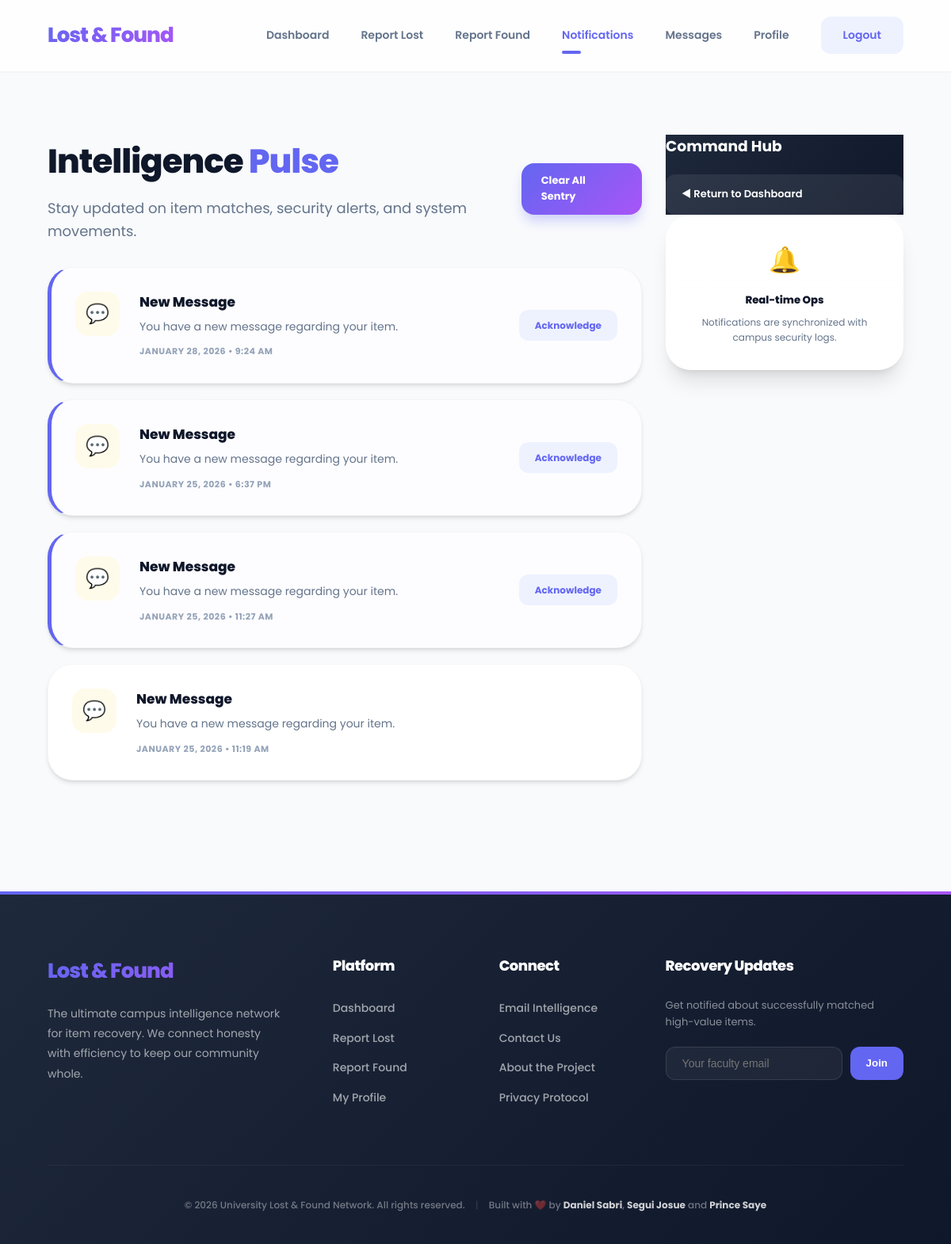
Page /user/notifications.php (signed in) on the committed database.
### tables this page shows
CREATE TABLE `notifications` (
  `id` int(11) NOT NULL,
  `user_id` int(11) DEFAULT NULL,
  `type` varchar(20) DEFAULT 'system',
  `title` varchar(255) DEFAULT NULL,
  `body` text DEFAULT NULL,
  `is_read` tinyint(1) DEFAULT 0,
  `created_at` timestamp NOT NULL DEFAULT current_timestamp()
);

### user/notifications.php (the view, shortened to what this page needs)
<?php
require_once __DIR__ . '/../includes/init.php';
$userId = $_SESSION['user_id'];
$stmt = $pdo->prepare(
    "SELECT * FROM notifications
     WHERE (user_id = ? OR user_id IS NULL)
     ORDER BY created_at DESC"
);
$stmt->execute([$userId]);
$notifications = $stmt->fetchAll(PDO::FETCH_ASSOC);
?>
<!DOCTYPE html>
<html lang="en">
<head>
<link href="<?= BASE_URL ?>/assets/css/theme.css" rel="stylesheet">
</head>
<body>
<nav class="top-nav">
    <div class="nav-brand">Lost & Found</div>
    <div class="nav-links">
        <a href="dashboard.php">Dashboard</a>
        <a href="report-lost.php">Report Lost</a>
        <a href="report-found.php">Report Found</a>
        <a href="notifications.php" class="active">Notifications</a>
        <a href="chat.php">Messages</a>
        <a href="profile.php">Profile</a>
        <a href="<?= BASE_URL ?>/auth/logout.php" class="btn-logout">Logout</a>
    </div>
</nav>
<div class="container">
    <div class="dashboard-layout">
        <main>
            <div class="pulse-container" style="max-width: 100%;">
                <div class="pulse-header" style="margin-bottom: 30px;">
                    <div class="page-intro" style="text-align: left; margin: 0;">
                        <h1>Intelligence <span style="color: var(--color-primary);">Pulse</span></h1>
                        <p>Stay updated on item matches, security alerts, and system movements.</p>
                    </div>
                    <?php if (!empty($notifications)): ?>
                        <a href="?read_all=1" class="btn-primary" style="padding: 12px 25px; font-size: 13px;">Clear All Sentry</a>
                    <?php endif; ?>
                </div>
                <div class="pulse-feed">
                    <?php if (empty($notifications)): ?>
                        <div class="empty-pulse">
                            <span style="font-size: 60px;">📡</span>
                            <h2 style="margin-top: 20px; font-weight: 800;">No Signal Detected</h2>
                            <p style="color: var(--color-text-muted); margin-top: 10px;">Your intelligence feed is clear. We'll alert you if the network detects a match.</p>
                        </div>
                    <?php else: ?>
                        <?php foreach ($notifications as $n): ?>
                            <?php
                                $iconClass = 'icon-system'; $icon = '📢';
                                if ($n['type'] === 'message') { $iconClass = 'icon-message'; $icon = '💬'; }
                            ?>
                            <div class="pulse-item <?= !$n['is_read'] ? 'unread' : '' ?>">
                                <div class="pulse-icon-wrap <?= $iconClass ?>">
                                    <?= $icon ?>
                                </div>
                                <div class="pulse-content" style="flex: 1;">
                                    <h4><?= htmlspecialchars($n['title']) ?></h4>
                                    <p><?= htmlspecialchars($n['body']) ?></p>
                                    <div class="pulse-time"><?= date('F j, Y • g:i a', strtotime($n['created_at'])) ?></div>
                                </div>
                                <?php if (!$n['is_read']): ?>
                                    <div style="display: flex; align-items: center;">
                                        <a href="?read=<?= $n['id'] ?>" class="btn-action btn-mark-read">Acknowledge</a>
                                    </div>
                                <?php endif; ?>
                            </div>
                        <?php endforeach; ?>
                    <?php endif; ?>
                </div>
            </div>
        </main>
        <aside>
            <div class="sidebar-block" style="background: var(--grad-dark); border: none; color: #fff;">
                <h3 style="color: #fff; margin-bottom: 20px;">Command Hub</h3>
                <div style="display: flex; flex-direction: column; gap: 12px;">
                    <a href="dashboard.php" style="background: rgba(255,255,255,0.08); padding: 15px 20px; border-radius: 12px; text-decoration: none; color: #fff; display: flex; align-items: center; justify-content: space-between;">
                        <span style="font-weight: 600; font-size: 13px;">◄ Return to Dashboard</span>
                    </a>
                </div>
            </div>
            <div class="glass-card" style="padding: 30px; text-align: center;">
                <span style="font-size: 32px;">🔔</span>
                <h5 style="margin-top: 15px; font-weight: 800;">Real-time Ops</h5>
                <p style="font-size: 12px; color: var(--color-text-muted); margin-top: 8px;">Notifications are synchronized with campus security logs.</p>
            </div>
        </aside>
    </div>
</div>
<?php require_once __DIR__ . '/../includes/footer.php'; ?>
</body>
</html>

### assets/css/theme.css (style rules this page uses)
:root { --color-primary: #6366f1; --color-primary-dark: #4f46e5; --color-primary-light: #eef2ff; --color-secondary: #f43f5e; --color-success: #10b981; --color-warning: #f59e0b; --color-danger: #ef4444; --color-bg: #f8fafc; --color-white: #ffffff; --color-text-main: #0f172a; --color-text-muted: #64748b; --color-text-light: #94a3b8; --status-pending-bg: #fffbeb; --status-pending-text: #b45309; --status-matched-bg: #eff6ff; --status-matched-text: #1d4ed8; --status-returned-bg: #f0fdf4; --status-returned-text: #15803d; --status-closed-bg: #fef2f2; --status-closed-text: #b91c1c; --grad-primary: linear-gradient(135deg, #6366f1 0%, #a855f7 100%); --grad-surface: linear-gradient(180deg, rgba(255, 255, 255, 0.9) 0%, rgba(255, 255, 255, 1) 100%); --grad-dark: linear-gradient(135deg, #1e293b 0%, #0f172a 100%); --shadow-sm: 0 1px 2px 0 rgb(0 0 0 / 0.05); --shadow-md: 0 4px 6px -1px rgb(0 0 0 / 0.1), 0 2px 4px -2px rgb(0 0 0 / 0.1); --shadow-lg: 0 10px 15px -3px rgb(0 0 0 / 0.1), 0 4px 6px -4px rgb(0 0 0 / 0.1); --shadow-xl: 0 20px 25px -5px rgb(0 0 0 / 0.1), 0 8px 10px -6px rgb(0 0 0 / 0.1); --shadow-primary: 0 10px 15px -3px rgba(99, 102, 241, 0.3); --radius-full: 9999px; --radius-3xl: 40px; --radius-2xl: 32px; --radius-xl: 24px; --radius-lg: 16px; --radius-md: 12px; }
* { box-sizing: border-box; margin: 0; padding: 0; }
body { background-color: var(--color-bg); color: var(--color-text-main); font-family: 'Poppins', system-ui, -apple-system, sans-serif; line-height: 1.6; overflow-x: hidden; -webkit-font-smoothing: antialiased; }
a { transition: all 0.2s ease; text-decoration: none; }
.top-nav { background: rgba(255, 255, 255, 0.8); backdrop-filter: blur(12px); -webkit-backdrop-filter: blur(12px); height: 90px; display: flex; align-items: center; justify-content: space-between; padding: 0 60px; position: sticky; top: 0; z-index: 1000; border-bottom: 1px solid rgba(255, 255, 255, 0.3); box-shadow: var(--shadow-sm); }
.nav-brand { font-size: 26px; font-weight: 800; background: var(--grad-primary); -webkit-background-clip: text; -webkit-text-fill-color: transparent; background-clip: text; letter-spacing: -1px; }
.nav-links { display: flex; gap: 40px; align-items: center; }
.nav-links a { color: var(--color-text-muted); font-weight: 600; font-size: 14px; padding: 8px 0; transition: 0.3s; position: relative; }
.nav-links a:hover, .nav-links a.active { color: var(--color-primary); }
.nav-links a.active::after { content: ''; position: absolute; bottom: -4px; left: 0; width: 24px; height: 4px; background: var(--color-primary); border-radius: var(--radius-full); }
.btn-logout { padding: 12px 28px !important; background: var(--color-primary-light); color: var(--color-primary) !important; border-radius: var(--radius-md); font-weight: 700; }
.container { max-width: 1400px; margin: 0 auto; padding: 40px 60px; }
.page-intro { margin-bottom: 50px; }
.page-intro h1 { font-size: 42px; font-weight: 800; color: var(--color-text-main); margin-bottom: 12px; letter-spacing: -1px; }
.page-intro p { font-size: 18px; color: var(--color-text-muted); max-width: 600px; }
.glass-card { background: var(--grad-surface); border: 1px solid rgba(255, 255, 255, 0.7); border-radius: var(--radius-2xl); box-shadow: var(--shadow-xl); padding: 50px; }
.btn-primary { background: var(--grad-primary); color: #fff; border: none; padding: 18px 40px; border-radius: var(--radius-lg); font-weight: 700; font-size: 16px; cursor: pointer; transition: 0.3s cubic-bezier(0.175, 0.885, 0.32, 1.275); box-shadow: var(--shadow-primary); }

### rows in the picture
notifications: type "💬", title "New Message", body "You have a new message regarding your item.", created_at "JANUARY 28, 2026 • 9:24 AM"
notifications: type "💬", title "New Message", body "You have a new message regarding your item.", created_at "JANUARY 25, 2026 • 6:37 PM"
notifications: type "💬", title "New Message", body "You have a new message regarding your item.", created_at "JANUARY 25, 2026 • 11:27 AM"
notifications: type "💬", title "New Message", body "You have a new message regarding your item.", created_at "JANUARY 25, 2026 • 11:19 AM"
